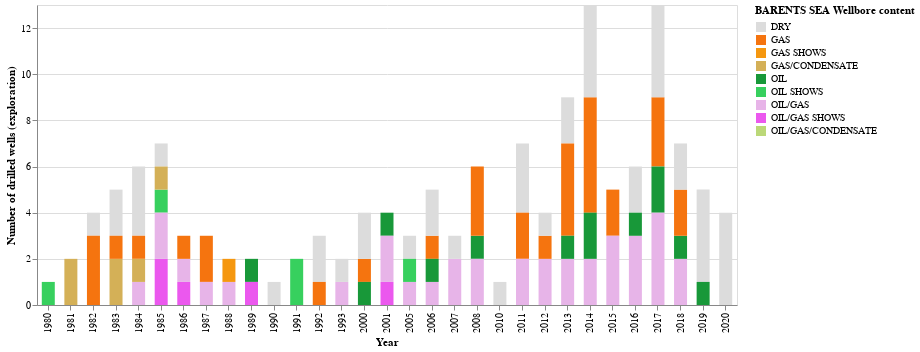

Notebook code cell kept with this figure:
### Code cell
chart_region('BARENTS SEA')

### Figure 1 — Vega-Lite specification as saved in the notebook (floating-point values rounded to 4 significant figures; data arrays with more than 128 entries replaced by an {"elided": "..."} marker saying what was removed)
{"$schema": "https://vega.github.io/schema/vega-lite/v3.4.0.json", "config": {"mark": {"tooltip": null}, "view": {"height": 300, "width": 400}}, "data": {"name": "data-ebdd6af153ac1783c1bd1d994636933d"}, "datasets": {"data-ebdd6af153ac1783c1bd1d994636933d": {"elided": "142 records"}}, "encoding": {"color": {"field": "wlbContent", "legend": {"title": "BARENTS SEA Wellbore content"}, "scale": {"domain": ["DRY", "GAS", "GAS SHOWS", "GAS/CONDENSATE", "OIL", "OIL SHOWS", "OIL/GAS", "OIL/GAS SHOWS", "OIL/GAS/CONDENSATE"], "range": ["#DCDCDC", "#F5740F", "#F5970F", "#D4B057", "#189839", "#37D05E", "#E7B4E8", "#EB58EE", "#BBD878"]}, "type": "nominal"}, "x": {"axis": {"title": "Year"}, "field": "wlbEntryYear", "type": "nominal"}, "y": {"aggregate": "count", "axis": {"title": "Number of drilled wells (exploration)"}, "type": "quantitative"}}, "height": 300, "mark": {"size": 13, "type": "bar"}, "width": 700}
